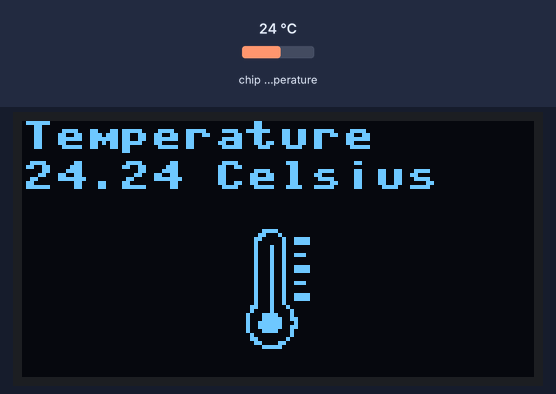
A program run on a simulated Raspberry Pi Pico running MicroPython. Parts: 128×64 one-colour display. Inputs (shaded band) come from the test bench; at power-on: chip temperature 24 °C.

Above: at 1.2 s.
1.3 s: chip temperature set to 1 °C
At 2.4 s:
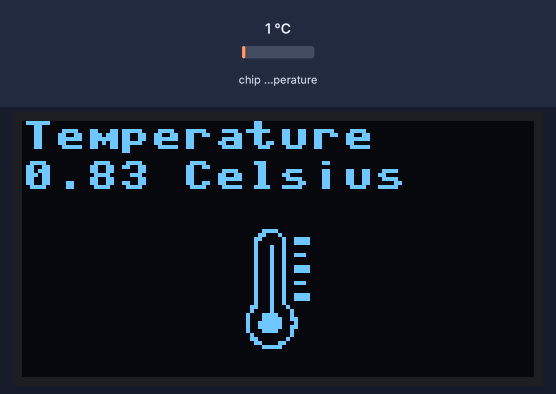
2.9 s: chip temperature set to 11 °C
At 3.5 s:
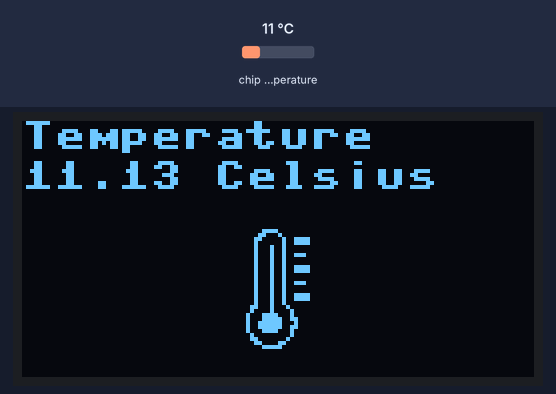
4.5 s: chip temperature set to 22 °C
At 5.9 s:
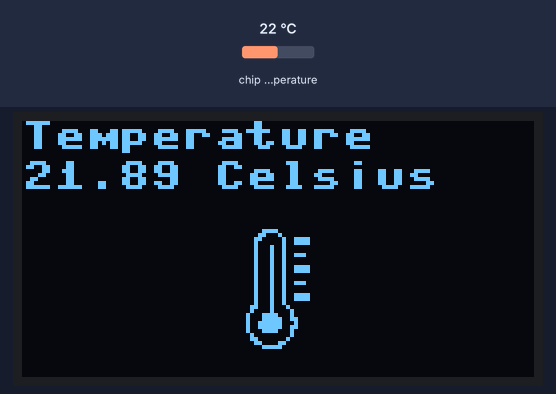
Timing chart, 0 to 7.5 s (numbered marks = the images above; inputs shaded):
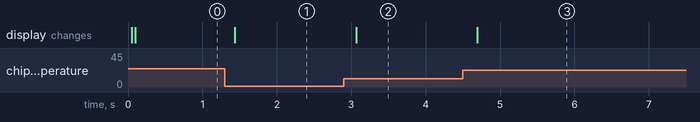

Measured:
- after the input at 1.3 s, the display: changes after 0.13 s (image 1)
- after the input at 2.9 s, the display: changes after 0.16 s (image 2)
- after the input at 4.5 s, the display: changes after 0.20 s (image 3)

The program:

main.py
```python
"""
# Actividad 2.2: Desplegar temperatura en OLED Display con bitArray imagen

- Alumno: Valdez Fuentes Omar Antonio
- Materia: Sistemas Programables
- Profesor: René Solis Reyes


Referencias tomadas para la practica:

1. Como convertir los valores de la pico a celsius:
    https://how2electronics.com/read-temperature-sensor-value-from-raspberry-pi-pico/
2. Datasheet de la Pico W (temperaturas maximas):
    https://datasheets.raspberrypi.com/picow/pico-w-datasheet.pdf
"""

import temp_images
import utime
from machine import ADC, I2C, Pin
from ssd1306 import SSD1306_I2C

# Display dimensions in pixels
DISPLAY_WIDTH = 128
DISPLAY_HEIGHT = 64

# Maximun operable temperatures in celsius
MAX_TEMPERATURE = 70
MIN_TEMPERATURE = -20

# Constants for converting the values returned by the pico
# to volts and then to celsius
PICO_MAX_VOLTS = 3.3
MAX_16_BIT_INTEGER = 2**16 - 1
CELSIUS_REFERENCE = 27
CELSIUS_REFERENCE_TO_VOLTS = 0.706
VOLTS_BY_CELSIUS = 0.001721


def convert_celsius(sensor: ADC):
    # La lectura de la Pico W se encuentra entre el rango de 0 al valor maximo
    # de un entero de 16 bits y es proporcional al rango 0 a la maxima cantidad
    # de volts suministrada por la pico (3.3v)
    conversion_factor = PICO_MAX_VOLTS / MAX_16_BIT_INTEGER
    volts_reading = sensor.read_u16() * conversion_factor

    # La diferencia en celsius del punto de referencia y la lectura en volts
    celsius_difference = (volts_reading - CELSIUS_REFERENCE_TO_VOLTS) / VOLTS_BY_CELSIUS

    # Se calcula la temperatura restando la diferencia en celcius del punto de referencia
    temperature = CELSIUS_REFERENCE - celsius_difference
    return temperature


def image_to_show(temperature: float):
    # Se utiliza un rango de tolerancia de 20 celsius antes de llegar
    # a las temperaturas maximas operacionales para la Pico W
    tolerance = 20
    if temperature >= (MAX_TEMPERATURE - tolerance):
        return temp_images.HOT
    elif temperature <= (MIN_TEMPERATURE + tolerance):
        return temp_images.COLD
    else:
        return temp_images.NORMAL


def main():
    i2c = I2C(0, scl=Pin(21), sda=Pin(20), freq=200000)
    oled = SSD1306_I2C(DISPLAY_WIDTH, DISPLAY_HEIGHT, i2c)
    temperature_sensor = ADC(4)

    while True:
        # print("16 bit temperature reading:", temperature_sensor.read_u16())
        temperature = convert_celsius(temperature_sensor)
        oled.fill(0)
        oled.text("Temperature", 0, 0)
        oled.text(f"{temperature:.2f} Celsius", 0, 10)

        image = image_to_show(temperature)
        oled.blit(
            # Displeaga la imagen centrada en el Display
            image.image,
            image.center_width(DISPLAY_WIDTH),
            image.center_height(DISPLAY_HEIGHT) + 10,
        )

        oled.show()
        utime.sleep_ms(100)


if __name__ == "__main__":
    main()
```

Source omitted: temp_images.py (data table, 3137 bytes)
